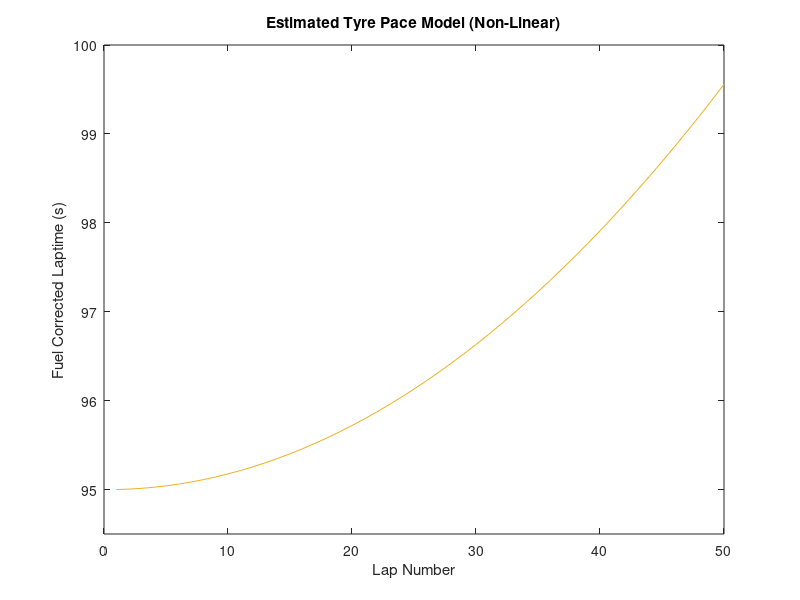
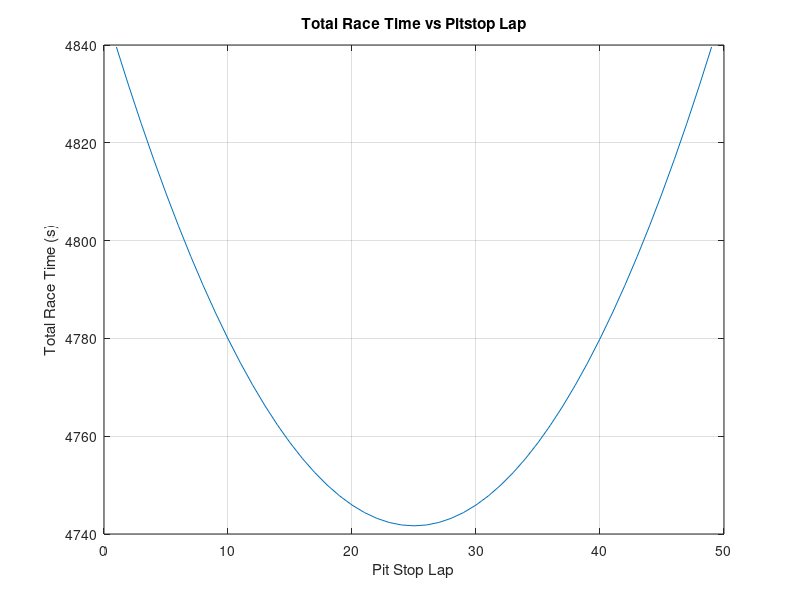

Reproduce these figures in MATLAB, in order.
%% Race Strategy Pit Lap Optimisation.
% Consider a 50 lap race with a single compound of tyre available and a mandatory 
% pit stop, what is the optimum lap to pit for fresh tyres for a given tyre wear 
% and fuel correction model?
% 
% Assumption of degradation per lap: Fuel corrected laptime increases non-linearly 
% as tyre wears (non-linear tyre deg model estimate).
% 
% Fuel correction assumption for 110kg of fuel to last 50 laps and 0.035s laptime 
% gain per 1kg of fuel burn.
% 
% Let's assume a pit stop takes 20 seconds to complete.

%% Calculating Fuel Correction Factor

fuelQuantity = 110;  %kg
totalLapNumber = 50; %laps
lapNumber = 1:50;
timePerKg = 0.035;   %seconds

fuelConsumption = fuelQuantity/totalLapNumber;   %kg/lap

fuelCorrectionFactor = fuelConsumption .* timePerKg; %seconds/lap

fuelLapCorrections = fuelCorrectionFactor .* (lapNumber-1);

%% Defining Tyre Wear Factor

tyreWear = linspace(0.08,0.17,50); %seconds
tyreAge = 1:50; %laps

%% Calculating Tyre Degradation Laptime Impact

initialLaptime = 95;   %seconds
tyreDegLaptime = initialLaptime + tyreWear .* (tyreAge-1);

%% Calculating Tyre and Fuel Effected Laptimes for Full Distance Tyre Model

laptime = initialLaptime + (tyreWear .* (tyreAge-1)) - fuelLapCorrections(lapNumber);

%%
% To determine fuel corrected laptimes for individual stints, the following 
% formula is appropriate:

% Fuel_Corrected_Stint_Formula = TyreDegLaptime(tyreAge(1:end_of_stint)) 
% - fuelLapCorrections(lapNumber(stint_start_lap:stint_end_lap))

%% Defining Average Pit Time Loss

pitTime = 20;  %seconds

%% 
% Plotting the tyre model to visualise the tyre life and pace over the full 
% race distance.

plot(lapNumber,laptime,"Color","#EDB120")
xlabel("Lap Number")
ylabel("Fuel Corrected Laptime (s)")
ylim([94.5 100])
title("Estimated Tyre Pace Model (Non-Linear)")

%% Initial Attempt
% Parameter sweep for pitstop laps

% Objective (minimise over 50 laps) raceTime = total lap times (including pit time).

% Establish the logic such that we can choose to stop at any point, and 
% only once, at which point the tyreAge returns to 1. (Expect therefore the
% optimal stop to be at the half way point of the race).

raceTimesArray = zeros(1,length(totalLapNumber)-1);

for pitLap = 1:49
    fuel_Corrected_Stint1 = laptime(tyreAge(1:pitLap));
    fuel_Corrected_Stint2 = tyreDegLaptime(tyreAge(1:(totalLapNumber-pitLap))) - fuelLapCorrections(lapNumber(pitLap+1:totalLapNumber));
    raceTimesArray(pitLap) = sum(fuel_Corrected_Stint1) + sum(fuel_Corrected_Stint2) + pitTime;  %seconds
end

optimalRaceTime = min(raceTimesArray);
optimalPitLap = find(raceTimesArray == optimalRaceTime);

%% Plot Total Race Time vs Pit Lap

figure(2)
plot(1:totalLapNumber-1, raceTimesArray)
title('Total Race Time vs Pitstop Lap')
xlabel('Pit Stop Lap')
ylabel('Total Race Time (s)')
grid on

%% Multiple Integral Sum Optimisation Problem Practice

%lapTime = initialLaptime + (tyreWear .* (tyreAge-1)) - fuelLapCorrections(lapNumber);

% stint1 =@(pitLap) laptime(tyreAge(1:pitLap));
% stint2 =@(pitLap) tyreDegLaptime(tyreAge(1:(totalLapNumber-pitLap))) - fuelLapCorrections(lapNumber(pitLap+1:totalLapNumber));
% 
% pitLap = optimvar('pitLap',1,1);
% fun = @(pitLap) integral(stint1,1,pitLap,'arrayvalued', true) + integral(stint2,pitLap,totalLapNumber, 'arrayvalued', true);
% obj = fcn2optimexpr(fun,pitLap, "OutputSize",[1,totalLapNumber]);
% prob = optimproblem('Objective',obj,'ObjectiveSense','minimize');
% cons1 = 2 <= pitLap(1);
% cons2 = pitLap(1) <= totalLapNumber-1;
% prob.Constraints.cons1 = cons1;
% prob.Constraints.cons2 = cons2;
% %options = optimoptions('fminunc','Algorithm','quasi-newton');
% options.Display = 'iter';
% x0.pitLap = 15;
% 
% sol = solve(prob,x0)
